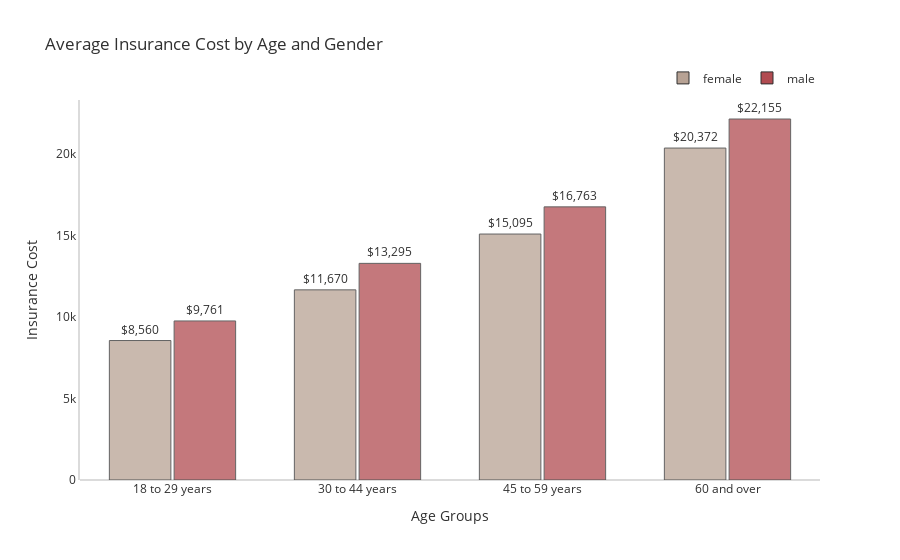

Notebook code for this chart:
### Code cell
plot_df = insurance_df.copy()
plot_df["Age_Group"]=['18 to 29 years' if (i>=18)&(i<30) else '30 to 44 years' if (i>=30)&(i<45) else '45 to 59 years' if (i>=45)&(i<60) else '60 and over' for i in insurance_df['age']]

plot_df = plot_df.groupby(['Age_Group','sex'])['charges'].mean()
plot_df = plot_df.rename('charges').reset_index().sort_values('sex', ascending=True)
avergage_insurance_cost_gender = px.bar(plot_df, x='Age_Group', y='charges', color='sex', height=500, text='charges', 
             opacity=0.75, barmode='group', color_discrete_sequence=['#B7A294','#B14B51'],
             title="Average Insurance Cost by Age and Gender")
avergage_insurance_cost_gender.update_traces(texttemplate='$%{text:,.0f}', textposition='outside', 
                  marker_line=dict(width=1, color='#303030'))
avergage_insurance_cost_gender.update_layout(font_color="#303030",bargroupgap=0.05, bargap=0.3, 
                  legend=dict(orientation="h", yanchor="bottom", y=1.02, xanchor="right", x=1, title=""),
                  xaxis=dict(title='Age Groups',showgrid=False), 
                  yaxis=dict(title='Insurance Cost', showgrid=False,zerolinecolor='#DBDBDB',
                             showline=True, linecolor='#DBDBDB', linewidth=2))
avergage_insurance_cost_gender.show()

### Figure 1 — Plotly figure (JSON) as saved in the notebook; plotly's stock layout.template omitted (floating-point values rounded to 4 significant figures)
{"data": [{"alignmentgroup": "True", "hovertemplate": "sex=female<br>Age_Group=%{x}<br>charges=%{text}<extra></extra>", "legendgroup": "female", "marker": {"color": "#B7A294", "line": {"color": "#303030", "width": 1}, "opacity": 0.75, "pattern": {"shape": ""}}, "name": "female", "offsetgroup": "female", "orientation": "v", "showlegend": true, "text": [8560.0, 11670.0, 15100.0, 20370.0], "textposition": "outside", "texttemplate": "$%{text:,.0f}", "type": "bar", "x": ["18 to 29 years", "30 to 44 years", "45 to 59 years", "60 and over"], "xaxis": "x", "y": [8560.0, 11670.0, 15100.0, 20370.0], "yaxis": "y"}, {"alignmentgroup": "True", "hovertemplate": "sex=male<br>Age_Group=%{x}<br>charges=%{text}<extra></extra>", "legendgroup": "male", "marker": {"color": "#B14B51", "line": {"color": "#303030", "width": 1}, "opacity": 0.75, "pattern": {"shape": ""}}, "name": "male", "offsetgroup": "male", "orientation": "v", "showlegend": true, "text": [9761.0, 13300.0, 16760.0, 22160.0], "textposition": "outside", "texttemplate": "$%{text:,.0f}", "type": "bar", "x": ["18 to 29 years", "30 to 44 years", "45 to 59 years", "60 and over"], "xaxis": "x", "y": [9761.0, 13300.0, 16760.0, 22160.0], "yaxis": "y"}], "layout": {"autosize": true, "bargap": 0.3, "bargroupgap": 0.05, "barmode": "group", "font": {"color": "#303030"}, "legend": {"orientation": "h", "title": {"text": ""}, "tracegroupgap": 0, "x": 1, "xanchor": "right", "y": 1.02, "yanchor": "bottom"}, "title": {"text": "Average Insurance Cost by Age and Gender"}, "xaxis": {"anchor": "y", "autorange": true, "domain": [0, 1], "range": [-0.5, 3.5], "showgrid": false, "title": {"text": "Age Groups"}, "type": "category"}, "yaxis": {"anchor": "x", "autorange": true, "domain": [0, 1], "linecolor": "#DBDBDB", "linewidth": 2, "range": [0, 23320.0], "showgrid": false, "showline": true, "title": {"text": "Insurance Cost"}, "type": "linear", "zerolinecolor": "#DBDBDB"}}}
